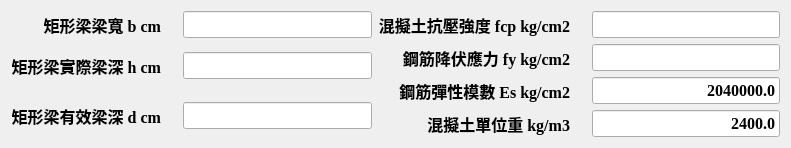
   <widget class="QWidget" name="layoutWidget">
    <property name="geometry">
     <rect>
      <x>30</x>
      <y>10</y>
      <width>791</width>
      <height>120</height>
     </rect>
    </property>
    <layout class="QGridLayout" name="gridLayout">
     <item row="0" column="0">
      <widget class="QLabel" name="lab_b">
       <property name="font">
        <font>
         <family>Times New Roman</family>
         <pointsize>12</pointsize>
         <weight>75</weight>
         <bold>true</bold>
        </font>
       </property>
       <property name="text">
        <string>矩形梁梁寬 b cm    </string>
       </property>
       <property name="alignment">
        <set>Qt::AlignRight|Qt::AlignTrailing|Qt::AlignVCenter</set>
       </property>
      </widget>
     </item>
     <item row="0" column="1">
      <widget class="QLineEdit" name="txb_b">
       <property name="font">
        <font>
         <family>Times New Roman</family>
         <pointsize>12</pointsize>
         <weight>75</weight>
         <bold>true</bold>
        </font>
       </property>
       <property name="alignment">
        <set>Qt::AlignRight|Qt::AlignTrailing|Qt::AlignVCenter</set>
       </property>
      </widget>
     </item>
     <item row="0" column="2">
      <widget class="QLabel" name="lab_fcp_2">
       <property name="font">
        <font>
         <family>Times New Roman</family>
         <pointsize>12</pointsize>
         <weight>75</weight>
         <bold>true</bold>
        </font>
       </property>
       <property name="text">
        <string>混擬土抗壓強度 fcp kg/cm2    </string>
       </property>
       <property name="alignment">
        <set>Qt::AlignRight|Qt::AlignTrailing|Qt::AlignVCenter</set>
       </property>
      </widget>
     </item>
     <item row="0" column="3">
      <widget class="QLineEdit" name="txb_fcp">
       <property name="font">
        <font>
         <family>Times New Roman</family>
         <pointsize>12</pointsize>
         <weight>75</weight>
         <bold>true</bold>
        </font>
       </property>
       <property name="alignment">
        <set>Qt::AlignRight|Qt::AlignTrailing|Qt::AlignVCenter</set>
       </property>
      </widget>
     </item>
     <item row="1" column="0" rowspan="2">
      <widget class="QLabel" name="lab_h">
       <property name="font">
        <font>
         <family>Times New Roman</family>
         <pointsize>12</pointsize>
         <weight>75</weight>
         <bold>true</bold>
        </font>
       </property>
       <property name="text">
        <string>矩形梁實際梁深 h cm    </string>
       </property>
       <property name="alignment">
        <set>Qt::AlignRight|Qt::AlignTrailing|Qt::AlignVCenter</set>
       </property>
      </widget>
     </item>
     <item row="1" column="1" rowspan="2">
      <widget class="QLineEdit" name="txb_h">
       <property name="font">
        <font>
         <family>Times New Roman</family>
         <pointsize>12</pointsize>
         <weight>75</weight>
         <bold>true</bold>
        </font>
       </property>
       <property name="alignment">
        <set>Qt::AlignRight|Qt::AlignTrailing|Qt::AlignVCenter</set>
       </property>
      </widget>
     </item>
     <item row="1" column="2">
      <widget class="QLabel" name="lab_fy_2">
       <property name="font">
        <font>
         <family>Times New Roman</family>
         <pointsize>12</pointsize>
         <weight>75</weight>
         <bold>true</bold>
        </font>
       </property>
       <property name="layoutDirection">
        <enum>Qt::LeftToRight</enum>
       </property>
       <property name="text">
        <string>鋼筋降伏應力 fy kg/cm2    </string>
       </property>
       <property name="alignment">
        <set>Qt::AlignRight|Qt::AlignTrailing|Qt::AlignVCenter</set>
       </property>
      </widget>
     </item>
     <item row="1" column="3">
      <widget class="QLineEdit" name="txb_fy">
       <property name="font">
        <font>
         <family>Times New Roman</family>
         <pointsize>12</pointsize>
         <weight>75</weight>
         <bold>true</bold>
        </font>
       </property>
       <property name="alignment">
        <set>Qt::AlignRight|Qt::AlignTrailing|Qt::AlignVCenter</set>
       </property>
      </widget>
     </item>
     <item row="2" column="2" rowspan="2">
      <widget class="QLabel" name="lab_Es_2">
       <property name="font">
        <font>
         <family>Times New Roman</family>
         <pointsize>12</pointsize>
         <weight>75</weight>
         <bold>true</bold>
        </font>
       </property>
       <property name="text">
        <string>鋼筋彈性模數 Es kg/cm2    </string>
       </property>
       <property name="alignment">
        <set>Qt::AlignRight|Qt::AlignTrailing|Qt::AlignVCenter</set>
       </property>
      </widget>
     </item>
     <item row="2" column="3" rowspan="2">
      <widget class="QLineEdit" name="txb_Es">
       <property name="font">
        <font>
         <family>Times New Roman</family>
         <pointsize>12</pointsize>
         <weight>75</weight>
         <bold>true</bold>
        </font>
       </property>
       <property name="text">
        <string>2040000.0</string>
       </property>
       <property name="alignment">
        <set>Qt::AlignRight|Qt::AlignTrailing|Qt::AlignVCenter</set>
       </property>
      </widget>
     </item>
     <item row="3" column="0" rowspan="2">
      <widget class="QLabel" name="lab_h_3">
       <property name="font">
        <font>
         <family>Times New Roman</family>
         <pointsize>12</pointsize>
         <weight>75</weight>
         <bold>true</bold>
        </font>
       </property>
       <property name="text">
        <string>矩形梁有效梁深 d cm    </string>
       </property>
       <property name="alignment">
        <set>Qt::AlignRight|Qt::AlignTrailing|Qt::AlignVCenter</set>
       </property>
      </widget>
     </item>
     <item row="3" column="1" rowspan="2">
      <widget class="QLineEdit" name="txb_d">
       <property name="font">
        <font>
         <family>Times New Roman</family>
         <pointsize>12</pointsize>
         <weight>75</weight>
         <bold>true</bold>
        </font>
       </property>
       <property name="alignment">
        <set>Qt::AlignRight|Qt::AlignTrailing|Qt::AlignVCenter</set>
       </property>
      </widget>
     </item>
     <item row="4" column="2">
      <widget class="QLabel" name="lab_unitWeight_2">
       <property name="font">
        <font>
         <family>Times New Roman</family>
         <pointsize>12</pointsize>
         <weight>75</weight>
         <bold>true</bold>
        </font>
       </property>
       <property name="layoutDirection">
        <enum>Qt::LeftToRight</enum>
       </property>
       <property name="text">
        <string>混擬土單位重 kg/m3    </string>
       </property>
       <property name="alignment">
        <set>Qt::AlignRight|Qt::AlignTrailing|Qt::AlignVCenter</set>
       </property>
      </widget>
     </item>
     <item row="4" column="3">
      <widget class="QLineEdit" name="txb_WperCubMeter">
       <property name="font">
        <font>
         <family>Times New Roman</family>
         <pointsize>12</pointsize>
         <weight>75</weight>
         <bold>true</bold>
        </font>
       </property>
       <property name="text">
        <string>2400.0</string>
       </property>
       <property name="alignment">
        <set>Qt::AlignRight|Qt::AlignTrailing|Qt::AlignVCenter</set>
       </property>
      </widget>
     </item>
    </layout>
   </widget>
